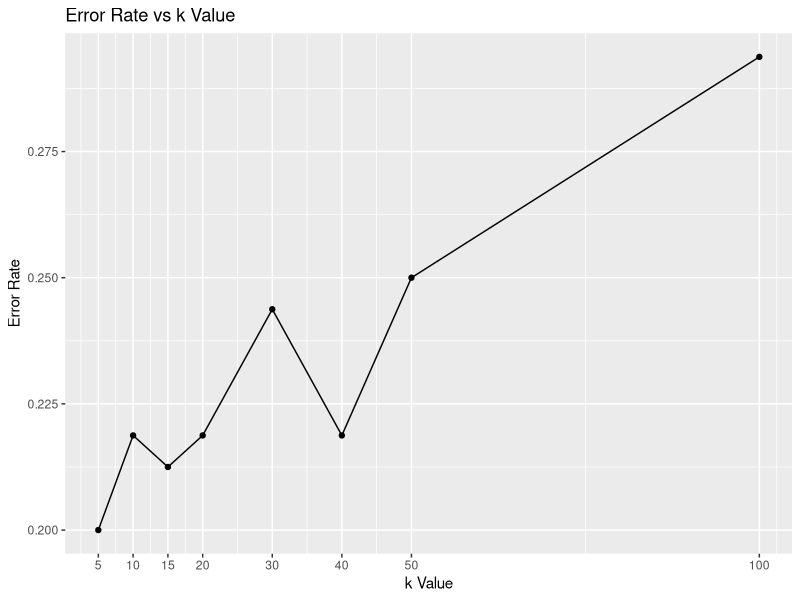
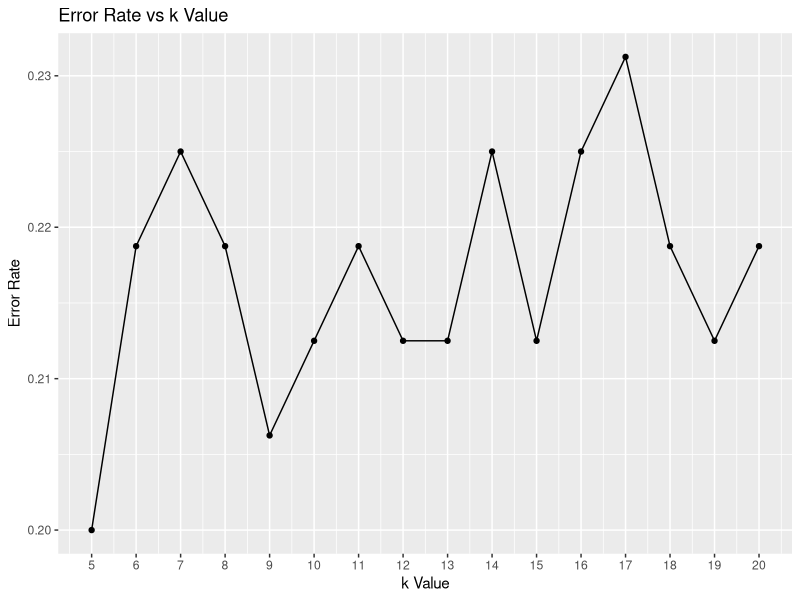

R code for these plots, in order:
## ---- chunk 1
juice <- read.csv('JUICE.csv', header = TRUE,)
magneto <- read.csv('MAGNETO.csv', header = TRUE)
stencil <- read.csv('STENCIL.csv', header = TRUE)
## ---- chunk 2
#define classes
CL1 <- juice[juice$strength == 0.4 & juice$italic == 0,]
CL2 <- magneto[magneto$strength == 0.4 & magneto$italic == 0,]
CL3 <- stencil[stencil$strength == 0.4 & stencil$italic == 0,]
## ---- chunk 3
CL1.l = rep(1,nrow(CL1))
CL2.l = rep(2,nrow(CL2))
CL3.l = rep(3,nrow(CL3)) 

DATA.L = c(CL1.l, CL2.l, CL3.l)
## ---- chunk 4
n1 = nrow(CL1)
n2 = nrow(CL2)
n3 = nrow(CL3)
nrow(CL1)
nrow(CL2)
nrow(CL3)
sum(nrow(CL1),nrow(CL2),nrow(CL3))

DATA = rbind(CL1,CL2,CL3)

Xj = data.matrix(DATA[(4:403)])
mj = mean(Xj)
sj = sd(Xj)

SDATA = data.frame(DATA.L, cbind(scale(DATA[4:403])))

length(DATA.L) == nrow(SDATA)
## ---- chunk 5
#define correlation matrix of the standardized data
corr <- cor(SDATA)
## ---- chunk 6
#Obtain the ten pairs of features with the largest correlation  
up=upper.tri(corr)
out=data.frame(which(up, arr.ind=TRUE), cor=corr[up])
out=out[!is.na(out$cor),]
out=out[order(abs(out$cor), decreasing=TRUE),]
out$row=rownames(corr)[out$row];out$col=colnames(corr)[out$col]
(largestten=out[1:10,])
## ---- chunk 7
# Add y value to SDATA
SDATA$y <- DATA.L

# Obtain the standardized data for CL1, CL2, and CL3 and name them SETROW1, SETROW2, and SETROW3
SETROW1 <- SDATA[1:nrow(CL1),]
SETROW2 <- SDATA[(nrow(CL1)+1):(nrow(CL1)+nrow(CL2)),]
SETROW3 <- SDATA[((nrow(CL1)+nrow(CL2))+1):nrow(SDATA),]

# Check that SETROW1, SETROW2, and SETROW3 have the same # of rows as SDATA
sum(nrow(SETROW1), nrow(SETROW2), nrow(SETROW3)) == nrow(SDATA)

# Create the train/test split for CL1
RNGkind(sample.kind="Rounding")
set.seed(1)
trainCL1.index <- sample(1:nrow(CL1), 0.8 * nrow(CL1))
testCL1.index <- setdiff(1:nrow(CL1), trainCL1.index)
trainCL1 <- SETROW1[trainCL1.index,]
testCL1 <- SETROW1[testCL1.index,]

# Create the train/test split for CL2
set.seed(2)
trainCL2.index <- sample(1:nrow(CL2), 0.8 * nrow(CL2))
testCL2.index <- setdiff(1:nrow(CL2), trainCL2.index)
trainCL2 <- SETROW2[trainCL2.index,]
testCL2 <- SETROW2[testCL2.index,]

# Create the train/test split for CL3
set.seed(3)
trainCL3.index <- sample(1:nrow(CL3), 0.8 * nrow(CL3))
testCL3.index <- setdiff(1:nrow(CL3), trainCL3.index)
trainCL3 <- SETROW3[trainCL3.index,]
testCL3 <- SETROW3[testCL3.index,]

# Combine trainCL1, trainCL2, and trainCL3 into TRAINSET
TRAINSET <- rbind(trainCL1, trainCL2, trainCL3)
TESTSET <- rbind(testCL1, testCL2, testCL3)

# Shuffle our training and test data to eliminate potential bias
# set.seed(42)
# rows.train <- sample(nrow(TRAINSET))
# TRAINSET <- TRAINSET[rows.train, ]
# 
# set.seed(42)
# rows.test <- sample(nrow(TESTSET))
# TESTSET <- TESTSET[rows.test, ]

# Make sure we haven't lost any rows along the way
sum(nrow(CL1), nrow(CL2), nrow(CL3)) == sum(nrow(TRAINSET), nrow(TESTSET))
## ---- chunk 8
# Create a vector of labels for our training data then remove it from SDATA
train.labels <- TRAINSET$y
TRAINSET$y <- NULL

# Create a vector of labels for our test data then remove it from SDATA
test.labels <- TESTSET$y
TESTSET$y <- NULL
## ---- chunk 9
# Use knn to predict class of test data
library(class)
set.seed(100)
knn.12.test <- knn(TRAINSET, TESTSET, train.labels, k=12)
knn.12.train <- knn(TRAINSET, TRAINSET, train.labels, k=12)

# Create a confusion matrix for knn.12 with test.labels
conf.test <- table(knn.12.test, test.labels)

# Create a confusion matrix for knn.12 with test.labels
conf.train <- table(knn.12.train, train.labels)

# Create a function to measure the accuracy of the model
accuracy <- function(x){sum(diag(x)/(sum(rowSums(x)))) * 100}

# Check the accuracy of the model on the test data
accuracy(conf.test)

# Check the accuracy of the model on the training data
accuracy(conf.train)
## ---- chunk 10
error_rate = c()
k_values <- c(5, 10, 15, 20, 30, 40, 50, 100)

# Loop through k_values and collect the error rates, set a seed for reproducability
set.seed(5)
for (i in k_values) {
  knn.test <- knn(TRAINSET, TESTSET, train.labels, k = i)
  conf.matrix <- table(knn.test, test.labels)
  error_rate <- c(error_rate, 1 - (accuracy(conf.matrix))/100)
}

# Plot the error rates of each k
library(ggplot2)
error_rate.k <- data.frame(k_values, error_rate)
p <- ggplot(error_rate.k, aes(x = k_values, y=error_rate))+
  geom_line()+
  geom_point()+
  scale_x_continuous(breaks = k_values, labels = k_values)+
  labs(title="Error Rate vs k Value", y="Error Rate", x="k Value")
  
p
## ---- chunk 11
error_rate = c()
k_values <- seq(5, 20)

# Loop through the new k_values and collect the error rates, set a seed for reproducability
for (i in k_values) {
  set.seed(5)
  knn.test <- knn(TRAINSET, TESTSET, train.labels, k = i)
  conf.matrix <- table(knn.test, test.labels)
  error_rate <- c(error_rate, 1 - (accuracy(conf.matrix))/100)
}

# Plot the error rates of each k
library(ggplot2)
error_rate.k <- data.frame(k_values, error_rate)
q <- ggplot(error_rate.k, aes(x = k_values, y=error_rate))+
  geom_line()+
  geom_point()+
  scale_x_continuous(breaks = k_values, labels = k_values)+
  labs(title="Error Rate vs k Value", y="Error Rate", x="k Value")
  
q

kbest = k_values[which(error_rate.k$error_rate == min(error_rate))]
kbest


## ---- chunk 12
set.seed(5)
knn.9.test <- knn(TRAINSET, TESTSET, train.labels, k=9)
knn.9.train <- knn(TRAINSET, TRAINSET, train.labels, k=9)

# Create a confusion matrix for knn.12 with test.labels
testconf <- table(knn.9.test, test.labels)

# Create a confusion matrix for knn.12 with test.labels
trainconf <- table(knn.9.train, train.labels)

# Check the accuracy of the model on the test data and examine the confusion matrix
accuracy(testconf)
testconf

# Check the accuracy of the model on the training data and examine the confusion matrix
accuracy(trainconf)
trainconf
## ---- chunk 13
# Obtain sample size and accuracy of CL1 predictions
testconf11_sample.size <- sum(testconf[,1])
testconf11_accuracy <- testconf[1,1] / testconf11_sample.size

# obtain the radius of the 90% confidence interval for testconf[1,1]
interval11 <- 1.64 * sqrt((testconf11_accuracy * (1 - testconf11_accuracy)) / testconf11_sample.size)
interval11

# Obtain sample size and accuracy of CL2 predictions
testconf22_sample.size <- sum(testconf[,2])
testconf22_accuracy <- testconf[2,2] / testconf22_sample.size

# obtain the radius of the 90% confidence interval for testconf[2,2]
interval22 <- 1.64 * sqrt((testconf22_accuracy * (1 - testconf22_accuracy)) / testconf22_sample.size)
interval22

# Obtain sample size and accuracy of CL2 predictions
testconf33_sample.size <- sum(testconf[,3])
testconf33_accuracy <- testconf[3,3] / testconf33_sample.size

# obtain the radius of the 90% confidence interval for testconf[3,3]
interval33 <- 1.64 * sqrt((testconf33_accuracy * (1 - testconf33_accuracy)) / testconf33_sample.size)
interval33
## ---- chunk 14
# PACK1
PACK1.col <- c()

# Obtain the names of the columns rLcM where L = 0:9 and M = 0:9.
M = 0
for (i in names(TRAINSET[, 1:200])) {
  if (M < 10) {
     PACK1.col <- c(PACK1.col, i)
  }
  
  if (M == 19) {
    M = 0
    next
  }
  M = M + 1
}

# Subset the training data into PACK1.train with just the columns identified within PACK1.col
PACK1.train <- TRAINSET[, PACK1.col]

# Subset the training data into PACK1.test with just the columns identified within PACK1.col
PACK1.test <- TESTSET[, PACK1.col]

# Train a knn with k=9 on PACK1
set.seed(100)
knn.PACK1 <- knn(PACK1.train, PACK1.test, train.labels, k=9)

# Create a confusion matrix for knn.PACK1
conftest.PACK1 <- table(knn.PACK1, test.labels)

# Check accuracy of knn.PACK1
accuracy(conftest.PACK1)
## ---- chunk 15
# PACK2
PACK2.col <- c()

# Obtain the names of the columns rLcM where L = 0:9 and M = 10:19.
M = 0
for (i in names(TRAINSET[, 1:200])) {
  if (M > 9) {
     PACK2.col <- c(PACK2.col, i)
  }
  if (M == 19) {
    M = 0
    next
  }
  M = M + 1
}

# Subset the training data into PACK2.train with just the columns identified within PACK2.col
PACK2.train <- TRAINSET[, PACK2.col]

# Subset the training data into PACK2.test with just the columns identified within PACK2.col
PACK2.test <- TESTSET[, PACK2.col]

# Train a knn with k=9 on PACK2
set.seed(100)
knn.PACK2 <- knn(PACK2.train, PACK2.test, train.labels, k=9)

# Create a confusion matrix for knn.PACK2
conftest.PACK2 <- table(knn.PACK2, test.labels)
## ---- chunk 16
# PACK3
PACK3.col <- c()

# Obtain the names of the columns rLcM where L = 10:19 and M = 10:19.
M = 0
for (i in names(TRAINSET[,201:400])) {
  if (M > 9) {
     PACK3.col <- c(PACK3.col, i)
  }
  
  if (M == 19) {
    M = 0
    next
  }
  M = M + 1
}

# Subset the training data into PACK3.train with just the columns identified within PACK3.col
PACK3.train <- TRAINSET[, PACK3.col]

# Subset the training data into PACK3.test with just the columns identified within PACK3.col
PACK3.test <- TESTSET[, PACK3.col]

# Train a knn with k=9 on PACK3
set.seed(100)
knn.PACK3 <- knn(PACK3.train, PACK3.test, train.labels, k=9)

# Create a confusion matrix for knn.PACK3
conftest.PACK3 <- table(knn.PACK3, test.labels)
## ---- chunk 17
# PACK4
PACK4.col <- c()

# Obtain the names of the columns rLcM where L = 0:9 and M = 0:9.
M = 0
for (i in names(TRAINSET[, 201:400])) {
  if (M < 10) {
     PACK4.col <- c(PACK4.col, i)
  }
  
  if (M == 19) {
    M = 0
    next
  }
  M = M + 1
}

# Subset the training data into PACK4.train with just the columns identified within PACK4.col
PACK4.train <- TRAINSET[, PACK4.col]

# Subset the training data into PACK4.test with just the columns identified within PACK4.col
PACK4.test <- TESTSET[, PACK4.col]

# Train a knn with k=9 on PACK4
set.seed(100)
knn.PACK4 <- knn(PACK4.train, PACK4.test, train.labels, k=9)

# Create a confusion matrix for knn.PACK4
conftest.PACK4 <- table(knn.PACK4, test.labels)
## ---- chunk 18
accuracy(conftest.PACK2)
accuracy(conftest.PACK3)
accuracy(conftest.PACK4)
## ---- chunk 19
w1 <- accuracy(conftest.PACK1)/100
w2 <- accuracy(conftest.PACK2)/100
w3 <- accuracy(conftest.PACK3)/100
w4 <- accuracy(conftest.PACK4)/100

weights <- c(w1,w2,w3,w4)

w1n <- w1/sum(weights)
w2n <- w2/sum(weights)
w3n <- w3/sum(weights)
w4n <- w4/sum(weights)

TRAINSET.w <- TRAINSET
TRAINSET.w[,PACK1.col] <- TRAINSET[,PACK1.col]*w1n
TRAINSET.w[,PACK2.col] <- TRAINSET[,PACK2.col]*w2n
TRAINSET.w[,PACK3.col] <- TRAINSET[,PACK3.col]*w3n
TRAINSET.w[,PACK4.col] <- TRAINSET[,PACK4.col]*w4n

TESTSET.w <- TESTSET
TESTSET.w[,PACK1.col] <- TESTSET[,PACK1.col]*w1n
TESTSET.w[,PACK2.col] <- TESTSET[,PACK2.col]*w2n
TESTSET.w[,PACK3.col] <- TESTSET[,PACK3.col]*w3n
TESTSET.w[,PACK4.col] <- TESTSET[,PACK4.col]*w4n

set.seed(100)
knn.weighted <- knn(TRAINSET.w, TESTSET.w, train.labels, k=9)

testconf_weighted <- table(knn.weighted, test.labels)

accuracy(testconf_weighted)

